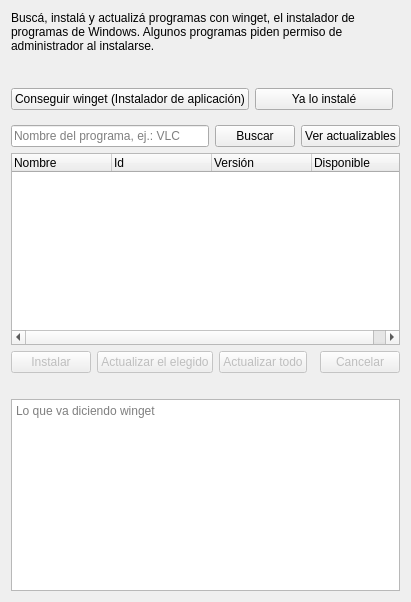
<?xml version="1.0" encoding="UTF-8"?>
<ui version="4.0">
 <class>PaginaProgramas</class>
 <widget class="QWidget" name="PaginaProgramas">
  <layout class="QVBoxLayout" name="layoutPagina">
   <item>
    <widget class="QLabel" name="etiquetaDescripcion">
     <property name="wordWrap"><bool>true</bool></property>
     <property name="text"><string>Buscá, instalá y actualizá programas con winget, el instalador de programas de Windows. Algunos programas piden permiso de administrador al instalarse.</string></property>
    </widget>
   </item>
   <item>
    <widget class="QWidget" name="grupoFalta" native="true">
     <layout class="QVBoxLayout" name="layoutFalta">
      <property name="leftMargin"><number>0</number></property>
      <property name="rightMargin"><number>0</number></property>
      <item>
       <widget class="QLabel" name="etiquetaFalta">
        <property name="wordWrap"><bool>true</bool></property>
       </widget>
      </item>
      <item>
       <layout class="QHBoxLayout" name="layoutBotonesFalta">
        <item>
         <widget class="QPushButton" name="botonTienda"><property name="primario" stdset="0"><bool>true</bool></property>
          <property name="text"><string>Conseguir winget (Instalador de aplicación)</string></property>
         </widget>
        </item>
        <item>
         <widget class="QPushButton" name="botonRevisar">
          <property name="text"><string>Ya lo instalé</string></property>
         </widget>
        </item>
        <item>
         <spacer name="espacioFalta">
          <property name="orientation"><enum>Qt::Orientation::Horizontal</enum></property>
         </spacer>
        </item>
       </layout>
      </item>
     </layout>
    </widget>
   </item>
   <item>
    <widget class="QWidget" name="grupoWinget" native="true">
     <layout class="QVBoxLayout" name="layoutWinget">
      <property name="leftMargin"><number>0</number></property>
      <property name="topMargin"><number>0</number></property>
      <property name="rightMargin"><number>0</number></property>
      <property name="bottomMargin"><number>0</number></property>
      <item>
       <layout class="QHBoxLayout" name="layoutBuscar" stretch="1,0,0">
        <item>
         <widget class="QLineEdit" name="editBuscar">
          <property name="placeholderText"><string>Nombre del programa, ej.: VLC</string></property>
          <property name="clearButtonEnabled"><bool>true</bool></property>
         </widget>
        </item>
        <item>
         <widget class="QPushButton" name="botonBuscar">
          <property name="text"><string>Buscar</string></property>
         </widget>
        </item>
        <item>
         <widget class="QPushButton" name="botonActualizables">
          <property name="text"><string>Ver actualizables</string></property>
         </widget>
        </item>
       </layout>
      </item>
      <item>
       <widget class="QTreeWidget" name="arbolPaquetes">
        <property name="rootIsDecorated"><bool>false</bool></property>
        <property name="uniformRowHeights"><bool>true</bool></property>
        <property name="alternatingRowColors"><bool>true</bool></property>
        <column><property name="text"><string>Nombre</string></property></column>
        <column><property name="text"><string>Id</string></property></column>
        <column><property name="text"><string>Versión</string></property></column>
        <column><property name="text"><string>Disponible</string></property></column>
       </widget>
      </item>
      <item>
       <layout class="QHBoxLayout" name="layoutAcciones">
        <item>
         <widget class="QPushButton" name="botonInstalar"><property name="primario" stdset="0"><bool>true</bool></property>
          <property name="enabled"><bool>false</bool></property>
          <property name="text"><string>Instalar</string></property>
         </widget>
        </item>
        <item>
         <widget class="QPushButton" name="botonActualizar">
          <property name="enabled"><bool>false</bool></property>
          <property name="text"><string>Actualizar el elegido</string></property>
         </widget>
        </item>
        <item>
         <widget class="QPushButton" name="botonActualizarTodo">
          <property name="enabled"><bool>false</bool></property>
          <property name="text"><string>Actualizar todo</string></property>
         </widget>
        </item>
        <item>
         <spacer name="espacioAcciones">
          <property name="orientation"><enum>Qt::Orientation::Horizontal</enum></property>
         </spacer>
        </item>
        <item>
         <widget class="QPushButton" name="botonCancelar">
          <property name="enabled"><bool>false</bool></property>
          <property name="text"><string>Cancelar</string></property>
         </widget>
        </item>
       </layout>
      </item>
     </layout>
    </widget>
   </item>
   <item>
    <widget class="QLabel" name="etiquetaEstado">
     <property name="wordWrap"><bool>true</bool></property>
    </widget>
   </item>
   <item>
    <widget class="QPlainTextEdit" name="registro">
     <property name="readOnly"><bool>true</bool></property>
     <property name="placeholderText"><string>Lo que va diciendo winget</string></property>
    </widget>
   </item>
  </layout>
 </widget>
 <resources/>
 <connections/>
</ui>
